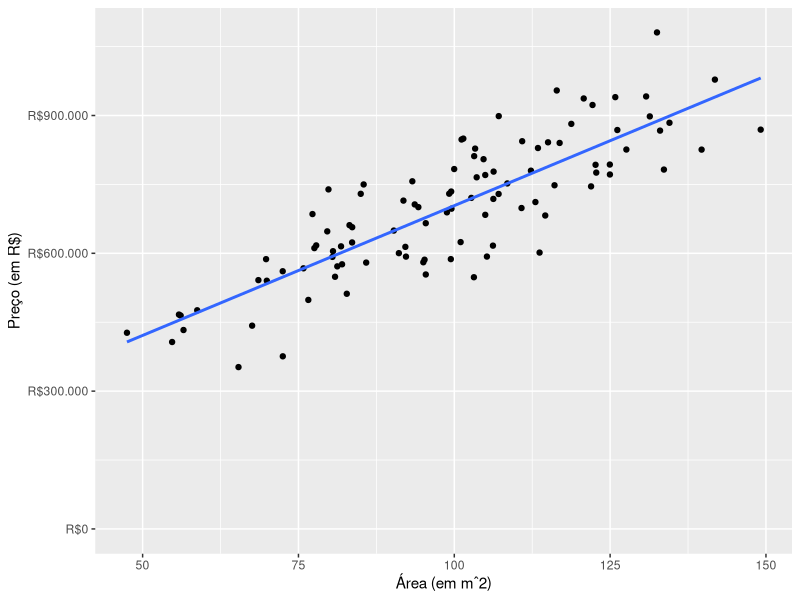
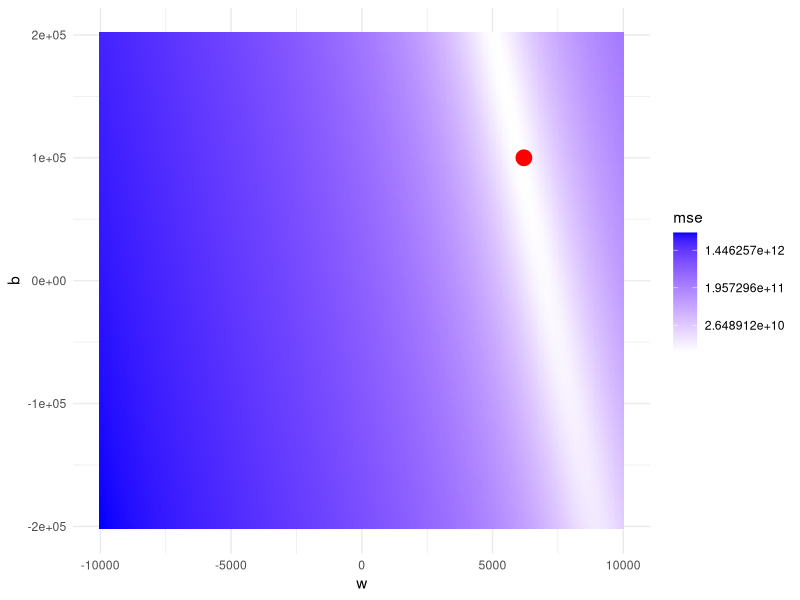
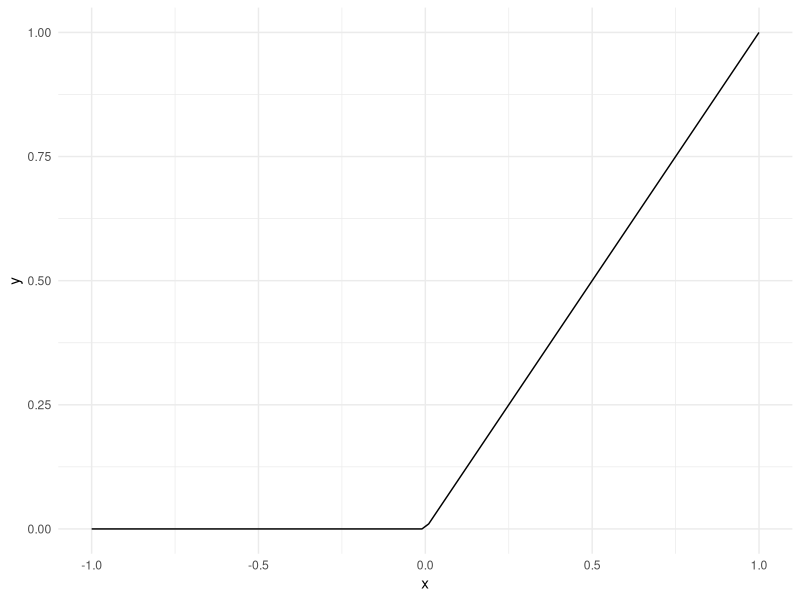

The R source for these figures, in order:
## ---- chunk 1
knitr::opts_chunk$set(eval = TRUE, echo = FALSE, 
                      dpi = 96, fig.height = 4.7, 
                      fig.width = 10, fig.retina = 3)
library(tidyverse)
## ---- chunk 2
df <- tibble(
  m2 = rgamma(n = 100, scale = 5, shape = 20),
  preco = 100000 + (6200 + rnorm(n = 100, sd = 800)) * m2 
)

ggplot(df, aes(x = m2, y = preco)) +
  geom_point() +
  coord_cartesian(ylim = c(0, NA)) +
  scale_y_continuous(
    name = "Preço (em R$)",
    labels = scales::dollar_format(prefix = "R$", big.mark = ".", decimal.mark = ",")
    
    ) +
  scale_x_continuous(name = "Área (em mˆ2)") +
  geom_smooth(method = "lm", se = FALSE, formula = y ~ x)
## ---- chunk 3
mse <- function(w, b) {
  mean((df$preco - (df$m2*w + b))^2)
}

expand.grid(
  w = seq(from = -10000, to = 10000, length.out = 300),
  b = seq(from = -200000, to = 200000, length.out = 100)
) %>% 
  rowwise() %>% 
  mutate(mse = mse(w, b)) %>% 
  ggplot(aes(x = w, y = b, fill = mse)) +
  geom_bin2d(stat = "identity") +
  scale_fill_gradient(high = "blue", low = "white", trans = "log") +
  theme_minimal() +
  geom_point(
    data = data.frame(w = 6200, b = 100000),
    aes(x = w, y = b, fill = NULL),
    color = "red",
    size = 5
  )
## ---- chunk 4
tibble(
  x = seq(-1, 1, length.out = 100),
  y = pmax(0, x)
) %>% 
  ggplot(aes(x = x, y = y)) +
  geom_line() +
  theme_minimal()
